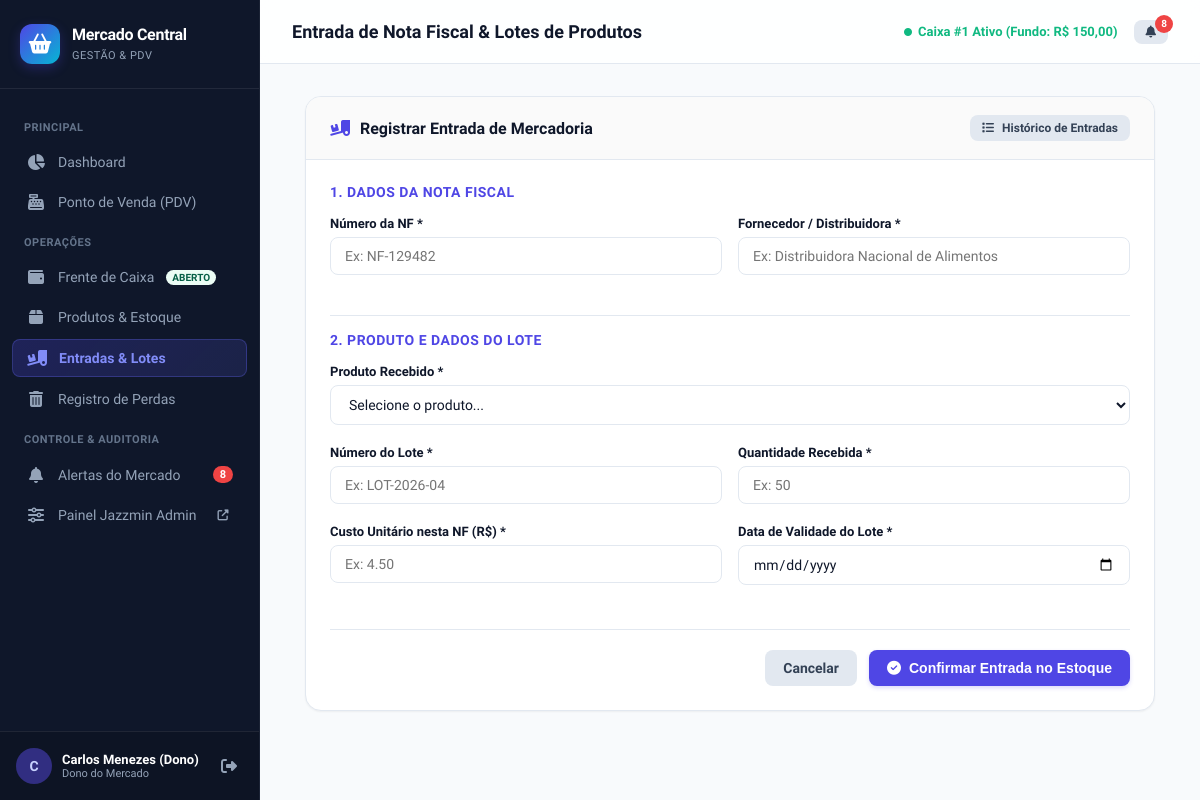
Page /entradas/nova/ (signed in) on the committed database.
### mercado/models.py (models this page shows, shortened)
class Usuario(AbstractUser):
    PAPEIS = (
        ('DONO', 'Dono do Mercado'),
        ('GERENTE', 'Gerente'),
        ('OPERADOR', 'Operador de Caixa'),
        ('ESTOQUISTA', 'Estoquista'),
    )
    papel = models.CharField(max_length=20, choices=PAPEIS, default='OPERADOR', verbose_name='Papel')
    class Meta:
        verbose_name = 'Usuário'
        verbose_name_plural = 'Usuários'
    def tem_permissao(self, acao: str) -> bool:
        if self.is_superuser or self.papel == 'DONO':
            return True

class Caixa(models.Model):
    operador = models.ForeignKey(Usuario, on_delete=models.PROTECT, related_name='caixas', verbose_name='Operador')
    aberto = models.BooleanField(default=True, verbose_name='Caixa Aberto?')
    data_abertura = models.DateTimeField(default=timezone.now, blank=True, verbose_name='Data de Abertura')
    data_fechamento = models.DateTimeField(null=True, blank=True, verbose_name='Data de Fechamento')
    fundo_troco_inicial = models.DecimalField(max_digits=10, decimal_places=2, default=0, verbose_name='Fundo de Troco Inicial (R$)')
    valor_fisico_conferido = models.DecimalField(max_digits=10, decimal_places=2, null=True, blank=True, verbose_name='Valor Físico Conferido (R$)')
    valor_sistema = models.DecimalField(max_digits=10, decimal_places=2, default=0, verbose_name='Valor Esperado no Sistema (R$)')
    observacao = models.TextField(blank=True, null=True, verbose_name='Observação do Fechamento')
    class Meta:
        verbose_name = 'Caixa'
        verbose_name_plural = 'Caixas'
        ordering = ['-data_abertura']

### mercado/views.py (the view, shortened to what this page needs)
# urls.py: path('entradas/nova/', views.entrada_mercadoria_view, name='entrada_mercadoria'),
@login_required
def entrada_mercadoria_view(request):
    if not ControladorAutenticacao.verificar_permissao(request.user, 'entrada_mercadoria'):
        messages.error(request, "Acesso negado: seu papel não permite registrar entrada de mercadoria.")
        return redirect('dashboard')
    produtos = Produto.objects.filter(ativo=True)
    context = {'produtos': produtos}
    return render(request, 'mercado/entradas/form.html', context)

### mercado/context_processors.py (called while the page is built)
def alertas_context(request):
    if request.user.is_authenticated:
        alertas_pendentes = Alerta.objects.filter(visto=False).order_by('-data_criacao')[:10]
        total_alertas = Alerta.objects.filter(visto=False).count()
        caixa_aberto = Caixa.objects.filter(aberto=True, operador=request.user).first()
        if not caixa_aberto and request.user.papel in ['DONO', 'GERENTE']:
            caixa_aberto = Caixa.objects.filter(aberto=True).first()
        return {
            'alertas_pendentes': alertas_pendentes,
            'total_alertas': total_alertas,
            'caixa_aberto_usuario': caixa_aberto,
        }
    return {
        'alertas_pendentes': [],
        'total_alertas': 0,
        'caixa_aberto_usuario': None,
    }

### mercado/models.py (called while the page is built)
    @property
    def estoque_atual(self) -> Decimal:
        total = self.lotes.filter(quantidade__gt=0).aggregate(total=models.Sum('quantidade'))['total']
        return Decimal(str(total or 0))

### mercado/services.py (called while the page is built)
    @staticmethod
    def verificar_permissao(usuario: Usuario, acao: str) -> bool:
        if not usuario or not usuario.is_authenticated:
            return False
        return usuario.tem_permissao(acao)

### templates/mercado/entradas/form.html (shortened to what this page needs)
{% extends 'base.html' %}
{% block page_title %}Entrada de Nota Fiscal &amp; Lotes de Produtos{% endblock %}
{% block content %}
<div style="max-width: 850px; margin: 0 auto;">
  <div class="card">
    <div class="card-header">
      <h3><i class="fas fa-truck-loading" style="color: var(--primary);"></i> Registrar Entrada de Mercadoria</h3>
      <a href="{% url 'entrada_lista' %}" class="btn btn-sm btn-secondary">
        <i class="fas fa-list"></i> Histórico de Entradas
      </a>
    </div>
    <div class="card-body">
      <form method="post">
        <h4 style="font-size: 14px; text-transform: uppercase; color: var(--primary); letter-spacing: 0.5px; margin-bottom: 16px;">
          1. Dados da Nota Fiscal
        </h4>
        <div class="form-row">
          <div class="form-group" style="flex: 1;">
            <label class="form-label" for="numero_nota_fiscal">Número da NF *</label>
            <input type="text" id="numero_nota_fiscal" name="numero_nota_fiscal" class="form-control" placeholder="Ex: NF-129482" required autofocus>
          </div>
          <div class="form-group" style="flex: 2;">
            <label class="form-label" for="fornecedor">Fornecedor / Distribuidora *</label>
            <input type="text" id="fornecedor" name="fornecedor" class="form-control" placeholder="Ex: Distribuidora Nacional de Alimentos" required>
          </div>
        </div>
        <h4 style="font-size: 14px; text-transform: uppercase; color: var(--primary); letter-spacing: 0.5px; margin: 20px 0 16px; border-top: 1px solid var(--border); padding-top: 16px;">
          2. Produto e Dados do Lote
        </h4>
        <div class="form-group">
          <label class="form-label" for="produto_id">Produto Recebido *</label>
          <select id="produto_id" name="produto_id" class="form-select" required>
            <option value="">Selecione o produto...</option>
          </select>
        </div>
        <div class="form-row">
          <div class="form-group">
            <label class="form-label" for="numero_lote">Número do Lote *</label>
            <input type="text" id="numero_lote" name="numero_lote" class="form-control" placeholder="Ex: LOT-2026-04" required>
          </div>
          <div class="form-group">
            <label class="form-label" for="quantidade">Quantidade Recebida *</label>
            <input type="number" step="0.01" id="quantidade" name="quantidade" class="form-control" placeholder="Ex: 50" required>
          </div>
        </div>
        <div class="form-row">
          <div class="form-group">
            <label class="form-label" for="custo_unitario">Custo Unitário nesta NF (R$) *</label>
            <input type="number" step="0.01" id="custo_unitario" name="custo_unitario" class="form-control" placeholder="Ex: 4.50" required>
          </div>
          <div class="form-group">
            <label class="form-label" for="data_validade">Data de Validade do Lote *</label>
            <input type="date" id="data_validade" name="data_validade" class="form-control" required>
          </div>
        </div>
        <div style="display: flex; justify-content: flex-end; gap: 12px; margin-top: 24px; border-top: 1px solid var(--border); padding-top: 20px;">
          <a href="{% url 'entrada_lista' %}" class="btn btn-secondary">Cancelar</a>
          <button type="submit" class="btn btn-primary">
            <i class="fas fa-check-circle"></i> Confirmar Entrada no Estoque
          </button>
        </div>
      </form>
    </div>
  </div>
</div>
{% endblock %}

### templates/base.html (shortened to what this page needs)
{% load static %}
<!DOCTYPE html>
<html lang="pt-br">
<head>
  <link rel="stylesheet" href="https://cdnjs.cloudflare.com/ajax/libs/font-awesome/6.5.1/css/all.min.css">
  <link rel="stylesheet" href="{% static 'css/custom.css' %}">
</head>
<body>
  <aside class="app-sidebar">
    <div class="brand-header">
      <div class="brand-icon">
        <i class="fas fa-shopping-basket"></i>
      </div>
      <div class="brand-text">
        <h1>Mercado Central</h1>
        <span>Gestão &amp; PDV</span>
      </div>
    </div>
    <ul class="sidebar-menu">
      <li class="menu-section-title">Principal</li>
      <li>
        <a href="{% url 'dashboard' %}" class="{% if request.resolver_match.url_name == 'dashboard' %}active{% endif %}">
          <i class="fas fa-chart-pie"></i>
          <span>Dashboard</span>
        </a>
      </li>
      <li>
        <a href="{% url 'pdv' %}" class="{% if request.resolver_match.url_name == 'pdv' %}active{% endif %}">
          <i class="fas fa-cash-register"></i>
          <span>Ponto de Venda (PDV)</span>
        </a>
      </li>
      <li class="menu-section-title">Operações</li>
      <li>
        <a href="{% url 'caixa_status' %}" class="{% if 'caixa' in request.resolver_match.url_name %}active{% endif %}">
          <i class="fas fa-wallet"></i>
          <span>Frente de Caixa</span>
          {% if caixa_aberto_usuario %}
            <span class="badge badge-success" style="font-size: 10px; padding: 2px 6px;">ABERTO</span>
          {% else %}
            <span class="badge badge-neutral" style="font-size: 10px; padding: 2px 6px;">FECHADO</span>
          {% endif %}
        </a>
      </li>
      <li>
        <a href="{% url 'produto_lista' %}" class="{% if 'produto' in request.resolver_match.url_name %}active{% endif %}">
          <i class="fas fa-box"></i>
          <span>Produtos &amp; Estoque</span>
        </a>
      </li>
      <li>
        <a href="{% url 'entrada_lista' %}" class="{% if 'entrada' in request.resolver_match.url_name %}active{% endif %}">
          <i class="fas fa-truck-loading"></i>
          <span>Entradas &amp; Lotes</span>
        </a>
      </li>
      <li>
        <a href="{% url 'perda_lista' %}" class="{% if 'perda' in request.resolver_match.url_name %}active{% endif %}">
          <i class="fas fa-trash-alt"></i>
          <span>Registro de Perdas</span>
        </a>
      </li>
      <li class="menu-section-title">Controle &amp; Auditoria</li>
      <li>
        <a href="{% url 'alerta_lista' %}" class="{% if 'alerta' in request.resolver_match.url_name %}active{% endif %}">
          <i class="fas fa-bell"></i>
          <span>Alertas do Mercado</span>
          {% if total_alertas > 0 %}
            <span class="menu-badge">{{ total_alertas }}</span>
          {% endif %}
        </a>
      </li>
      {% if user.is_staff %}
      <li>
        <a href="/admin/" target="_blank">
          <i class="fas fa-sliders-h"></i>
          <span>Painel Jazzmin Admin</span>
          <i class="fas fa-external-link-alt" style="font-size: 11px; margin-left: auto;"></i>
        </a>
      </li>
      {% endif %}
    </ul>
    <div class="sidebar-footer">
      <div class="user-card">
        <div class="user-avatar">
          {{ user.first_name|default:user.username|slice:":1"|upper }}
        </div>
        <div class="user-info">
          <div class="name">{{ user.get_full_name|default:user.username }}</div>
          <div class="role">{{ user.get_papel_display }}</div>
        </div>
      </div>
      <a href="{% url 'logout' %}" class="btn-logout" title="Sair do Sistema">
        <i class="fas fa-sign-out-alt"></i>
      </a>
    </div>
  </aside>
  <main class="app-main">
    <header class="top-navbar">
      <div class="navbar-title">
        <h2>{% block page_title %}Dashboard{% endblock %}</h2>
      </div>
      <div class="navbar-actions">
        {% if caixa_aberto_usuario %}
          <div style="font-size: 13px; color: var(--success); font-weight: 600; display: flex; align-items: center; gap: 6px;">
            <i class="fas fa-circle" style="font-size: 8px;"></i>
            <span>Caixa #{{ caixa_aberto_usuario.id }} Ativo (Fundo: R$ {{ caixa_aberto_usuario.fundo_troco_inicial }})</span>
          </div>
        {% else %}
          <a href="{% url 'caixa_abrir' %}" class="btn btn-sm btn-primary">
            <i class="fas fa-key"></i> Abrir Caixa
          </a>
        {% endif %}
        <a href="{% url 'alerta_lista' %}" class="btn btn-sm btn-secondary" style="position: relative;" title="Alertas">
          <i class="fas fa-bell"></i>
          {% if total_alertas > 0 %}
            <span style="position: absolute; top: -5px; right: -5px; background: var(--danger); color: #fff; border-radius: 9999px; width: 18px; height: 18px; font-size: 10px; display: flex; align-items: center; justify-content: center; font-weight: bold;">
              {{ total_alertas }}
            </span>
          {% endif %}
        </a>
      </div>
    </header>
    <div class="page-content">
      {% block content %}{% endblock %}
    </div>
  </main>
</body>
</html>

### rows in the picture
Usuario: first_name "C", get_full_name "Carlos Menezes (Dono)", papel "Dono do Mercado"
Caixa: id "1", fundo_troco_inicial "150,00"

### other values in the picture
{{ total_alertas }} "8"
